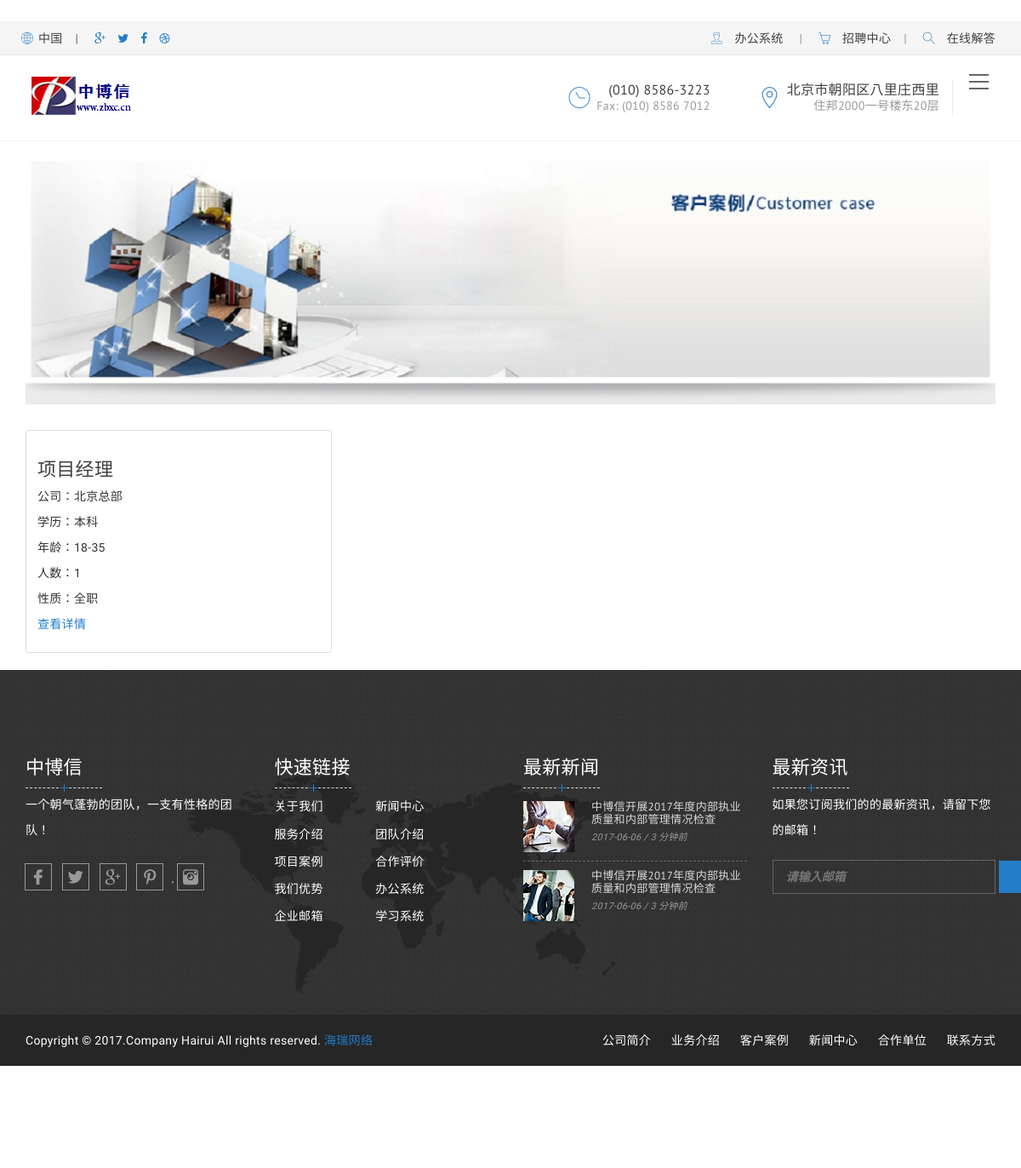
The app's page /zhaopin.html with its own data.
### zbxc/models.py (models this page shows, shortened)
class ZhaopinModel(models.Model):
    company = models.ForeignKey(Filiale, verbose_name='招聘公司')
    name = models.CharField('职位名称', max_length=64)
    xueli_choice = ((1, '博士'), (2, '研究生'), (3, '本科'), (4, '专科'),)
    xueli = models.SmallIntegerField('学历', choices=xueli_choice, default=3)
    age_s = models.CharField('年龄段', max_length=64, default='18-35')
    nub = models.SmallIntegerField('招聘人数', default=1)
    nature_choice = ((1, '全职'), (2, '兼职'), (3, '其他'),)
    nature = models.SmallIntegerField('工作性质', choices=nature_choice, default=1)
    qualifications = models.TextField('职位描述')
    requirement = models.TextField('任职要求')
    weight = models.SmallIntegerField('权重', default=1)
    status = models.BooleanField('显示/关闭', default=0)
    ctime = models.TimeField(auto_now=True)
    class Meta:
        verbose_name_plural = '招聘信息'

class Filiale(models.Model):
    name = models.CharField('名称', max_length=32)
    leader = models.CharField('负责人', max_length=10)
    addr = models.CharField('地址', max_length=64)
    zipcode = models.IntegerField('邮编', null=True, default=0)
    phone = models.CharField('电话', max_length=16)
    fix = models.CharField('传真', max_length=16)
    Email = models.EmailField('邮箱')
    img = models.CharField(verbose_name='图片', max_length=255)
    weight = models.SmallIntegerField('权重')
    status = models.BooleanField('显示/关闭')
    class Meta:
        verbose_name_plural = '分支机构'
    def __str__(self):
        return self.name

### zbxc/views/zhaopin.py (the view)
# urls.py: url(r'^zhaopin.html$', Zhaopin.as_view()),
class Zhaopin(View):
    def get(self, request):
        data = ZhaopinModel.objects.filter(status=1).order_by('weight')
        return render(request, 'zhaopin.html', locals())

### zbxc/templates/zhaopin.html (shortened to what this page needs)
﻿{% extends 'base.html' %}
{% block body %}
    <div class="content-body page">
    <div class="container">
        <img src="/static/case/case.jpg" id="img">
        <div id="case">
            <div class="row">
                {% for row in data %}
                <div class="col-sm-3 col-md-4">
                    <div class="thumbnail">
                        <div class="caption">
                            <h3>{{ row.name }}</h3>
                            <p>公司：{{ row.company }}</p>
                            <p>学历：{{ row.get_xueli_display }}</p>
                            <p>年龄：{{ row.age_s }}</p>
                            <p>人数：{{ row.nub }}</p>
                            <p>性质：{{ row.get_nature_display }}</p>
                            <p>
                                <a href="/zhaopin/jobs/{{ row.id }}.html">查看详情</a>
                            </p>
                        </div>
                    </div>
                </div>
                {% endfor %}
            </div>
        </div>
    </div>
{% endblock %}

### zbxc/templates/zhaopin.html (style rules this page uses)
#img { margin-top: -100px }
#case { margin-top: 30px; }

### records on screen
ZhaopinModel: name "项目经理", company "北京总部", xueli "本科", age_s "18-35", nub "1", nature "全职"
